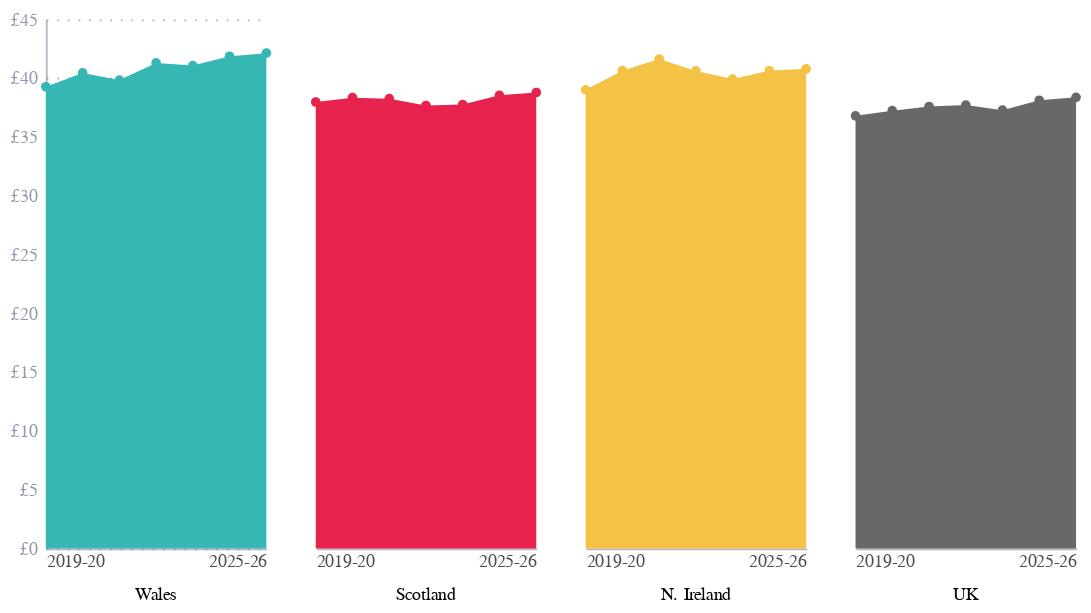

Write notebook code for a chart like this one.
### Markdown cell above
# Fig 6 - alt

### Code cell
df = pd.read_excel("cleaned.xlsx", sheet_name="fig6")
df['series'] = np.where(df['series'] == 'UK avg.', 'UK', df['series'])
df['series'] = np.where(df['series'] == 'N Ireland', 'N. Ireland', df['series'])


height = 300
width = 500

charts = []
for i, series in enumerate(["Wales", "Scotland", "N. Ireland", "UK"]):
    temp = df[df['series'] == series]

    base = alt.Chart(temp).encode(
        x=alt.X("date:T", title="", axis=alt.Axis(ticks=False, labelAngle=0, labelFontSize=10, labelColor="black", labelExpr=("slice(datum.label, 0, 4)+'-'+(parseInt(slice(datum.label, 2, 4))+1)"))),
        y=alt.Y("value:Q", title="", axis=alt.Axis(labelExpr="'£' + datum.label") if i == 0 else None, scale=alt.Scale(domain=[0, 45])),
        color=alt.Color("series:N", legend=None, scale=alt.Scale(domain=['Wales', 'Scotland', 'N. Ireland', 'UK'], range=["#36B7B4","hsl(347, 79.70%, 51.80%)","#F4C245", 'hsl(347, 0%, 40.80%)'])),
    )

    bars = base.mark_area(point=True, opacity=1)

    chart = bars 

    chart = chart.properties(
        title=alt.TitleParams(text=series,
                              fontWeight='normal',
                              fontSize=10,
                              dy=5,
                               anchor='middle', orient='bottom'),
        width=width/4,
    )

    charts.append(chart)

chart = alt.hconcat(*charts, spacing=20)

chart.save("fig6_alt.json")
chart.save("fig6_alt.png", scale_factor=2.0)

chart

### Figure 1 — Vega-Lite specification as saved in the notebook (floating-point values rounded to 4 significant figures)
{"config": {"font": "Circular Std", "mark": {"line": {"interpolate": "monotone"}}, "view": {"stroke": "transparent", "width": 400, "height": 300}, "range": {"category": ["#36B7B4", "#E6224B", "#F4C245", "#0063AF", "#00A767", "#179FDB", "#EB5C2E"], "diverging": ["#E6224B", "#E54753", "#C9C9C9", "#179FDB", "#122B39"], "heatmap": ["#C9C9C9", "#179FDB", "#0063AF", "#122B39"], "ordinal": ["#00A767", "#36B7B4", "#179FDB", "#0063AF", "#243B5A"]}, "axisX": {"domainColor": "#676A86", "domainOpacity": 0.5, "grid": false, "labelAngle": 0, "labelColor": "#676A86", "labelOpacity": 0.7, "orient": "bottom", "tickColor": "#676A86", "tickCount": 10, "tickOpacity": 0.5, "title": false, "titleAlign": "center", "titleAnchor": "middle", "titleColor": "#676A86", "titleFontSize": 12, "titleOpacity": 0.8, "titleY": -15}, "axisY": {"domainColor": "#676A86", "domainOpacity": 0.5, "gridColor": "#676A86", "gridDash": [1, 5], "gridOpacity": 0.5, "labelColor": "#676A86", "labelOpacity": 0.7, "labelPadding": 5, "tickColor": "#676A86", "tickCount": 8, "tickOpacity": 0.5, "ticks": false, "titleAlign": "left", "titleAngle": 0, "titleBaseline": "bottom", "titleColor": "#676A86", "titleFontSize": 12, "titleOpacity": 0.8, "titleX": 0, "titleY": -7}}, "hconcat": [{"data": {"name": "data-cb41c0a7dbecd8b3a2fca4ca5659e872"}, "mark": {"type": "area", "opacity": 1, "point": true}, "encoding": {"color": {"field": "series", "legend": null, "scale": {"domain": ["Wales", "Scotland", "N. Ireland", "UK"], "range": ["#36B7B4", "hsl(347, 79.70%, 51.80%)", "#F4C245", "hsl(347, 0%, 40.80%)"]}, "type": "nominal"}, "x": {"axis": {"labelAngle": 0, "labelColor": "black", "labelExpr": "slice(datum.label, 0, 4)+'-'+(parseInt(slice(datum.label, 2, 4))+1)", "labelFontSize": 10, "ticks": false}, "field": "date", "title": "", "type": "temporal"}, "y": {"axis": {"labelExpr": "'£' + datum.label"}, "field": "value", "scale": {"domain": [0, 45]}, "title": "", "type": "quantitative"}}, "title": {"text": "Wales", "anchor": "middle", "dy": 5, "fontSize": 10, "fontWeight": "normal", "orient": "bottom"}, "width": 125.0}, {"data": {"name": "data-6084e6ca5df45cfe030490d461cfaa19"}, "mark": {"type": "area", "opacity": 1, "point": true}, "encoding": {"color": {"field": "series", "legend": null, "scale": {"domain": ["Wales", "Scotland", "N. Ireland", "UK"], "range": ["#36B7B4", "hsl(347, 79.70%, 51.80%)", "#F4C245", "hsl(347, 0%, 40.80%)"]}, "type": "nominal"}, "x": {"axis": {"labelAngle": 0, "labelColor": "black", "labelExpr": "slice(datum.label, 0, 4)+'-'+(parseInt(slice(datum.label, 2, 4))+1)", "labelFontSize": 10, "ticks": false}, "field": "date", "title": "", "type": "temporal"}, "y": {"axis": null, "field": "value", "scale": {"domain": [0, 45]}, "title": "", "type": "quantitative"}}, "title": {"text": "Scotland", "anchor": "middle", "dy": 5, "fontSize": 10, "fontWeight": "normal", "orient": "bottom"}, "width": 125.0}, {"data": {"name": "data-6e7e28cd47af45be4ac095e6c8fb2560"}, "mark": {"type": "area", "opacity": 1, "point": true}, "encoding": {"color": {"field": "series", "legend": null, "scale": {"domain": ["Wales", "Scotland", "N. Ireland", "UK"], "range": ["#36B7B4", "hsl(347, 79.70%, 51.80%)", "#F4C245", "hsl(347, 0%, 40.80%)"]}, "type": "nominal"}, "x": {"axis": {"labelAngle": 0, "labelColor": "black", "labelExpr": "slice(datum.label, 0, 4)+'-'+(parseInt(slice(datum.label, 2, 4))+1)", "labelFontSize": 10, "ticks": false}, "field": "date", "title": "", "type": "temporal"}, "y": {"axis": null, "field": "value", "scale": {"domain": [0, 45]}, "title": "", "type": "quantitative"}}, "title": {"text": "N. Ireland", "anchor": "middle", "dy": 5, "fontSize": 10, "fontWeight": "normal", "orient": "bottom"}, "width": 125.0}, {"data": {"name": "data-efa76aa2e7c777523d20df5cf5e6c736"}, "mark": {"type": "area", "opacity": 1, "point": true}, "encoding": {"color": {"field": "series", "legend": null, "scale": {"domain": ["Wales", "Scotland", "N. Ireland", "UK"], "range": ["#36B7B4", "hsl(347, 79.70%, 51.80%)", "#F4C245", "hsl(347, 0%, 40.80%)"]}, "type": "nominal"}, "x": {"axis": {"labelAngle": 0, "labelColor": "black", "labelExpr": "slice(datum.label, 0, 4)+'-'+(parseInt(slice(datum.label, 2, 4))+1)", "labelFontSize": 10, "ticks": false}, "field": "date", "title": "", "type": "temporal"}, "y": {"axis": null, "field": "value", "scale": {"domain": [0, 45]}, "title": "", "type": "quantitative"}}, "title": {"text": "UK", "anchor": "middle", "dy": 5, "fontSize": 10, "fontWeight": "normal", "orient": "bottom"}, "width": 125.0}], "spacing": 20, "$schema": "https://vega.github.io/schema/vega-lite/v5.8.0.json", "datasets": {"data-cb41c0a7dbecd8b3a2fca4ca5659e872": [{"date": "2019-01-01T00:00:00", "date_label": "2019-20", "series": "Wales", "value": 39.27}, {"date": "2020-01-01T00:00:00", "date_label": "2020-21", "series": "Wales", "value": 40.45}, {"date": "2021-01-01T00:00:00", "date_label": "2021-22", "series": "Wales", "value": 39.84}, {"date": "2022-01-01T00:00:00", "date_label": "2022-23", "series": "Wales", "value": 41.3}, {"date": "2023-01-01T00:00:00", "date_label": "2023-24", "series": "Wales", "value": 41.07}, {"date": "2024-01-01T00:00:00", "date_label": "2023-25", "series": "Wales", "value": 41.87}, {"date": "2025-01-01T00:00:00", "date_label": "2025-26", "series": "Wales", "value": 42.13}], "data-6084e6ca5df45cfe030490d461cfaa19": [{"date": "2019-01-01T00:00:00", "date_label": "2019-20", "series": "Scotland", "value": 37.97}, {"date": "2020-01-01T00:00:00", "date_label": "2020-21", "series": "Scotland", "value": 38.35}, {"date": "2021-01-01T00:00:00", "date_label": "2021-22", "series": "Scotland", "value": 38.26}, {"date": "2022-01-01T00:00:00", "date_label": "2022-23", "series": "Scotland", "value": 37.68}, {"date": "2023-01-01T00:00:00", "date_label": "2023-24", "series": "Scotland", "value": 37.76}, {"date": "2024-01-01T00:00:00", "date_label": "2023-25", "series": "Scotland", "value": 38.54}, {"date": "2025-01-01T00:00:00", "date_label": "2025-26", "series": "Scotland", "value": 38.78}], "data-6e7e28cd47af45be4ac095e6c8fb2560": [{"date": "2019-01-01T00:00:00", "date_label": "2019-20", "series": "N. Ireland", "value": 39.01}, {"date": "2020-01-01T00:00:00", "date_label": "2020-21", "series": "N. Ireland", "value": 40.64}, {"date": "2021-01-01T00:00:00", "date_label": "2021-22", "series": "N. Ireland", "value": 41.64}, {"date": "2022-01-01T00:00:00", "date_label": "2022-23", "series": "N. Ireland", "value": 40.62}, {"date": "2023-01-01T00:00:00", "date_label": "2023-24", "series": "N. Ireland", "value": 39.92}, {"date": "2024-01-01T00:00:00", "date_label": "2023-25", "series": "N. Ireland", "value": 40.64}, {"date": "2025-01-01T00:00:00", "date_label": "2025-26", "series": "N. Ireland", "value": 40.8}], "data-efa76aa2e7c777523d20df5cf5e6c736": [{"date": "2019-01-01T00:00:00", "date_label": "2019-20", "series": "UK", "value": 36.8}, {"date": "2020-01-01T00:00:00", "date_label": "2020-21", "series": "UK", "value": 37.24}, {"date": "2021-01-01T00:00:00", "date_label": "2021-22", "series": "UK", "value": 37.6}, {"date": "2022-01-01T00:00:00", "date_label": "2022-23", "series": "UK", "value": 37.71}, {"date": "2023-01-01T00:00:00", "date_label": "2023-24", "series": "UK", "value": 37.28}, {"date": "2024-01-01T00:00:00", "date_label": "2023-25", "series": "UK", "value": 38.12}, {"date": "2025-01-01T00:00:00", "date_label": "2025-26", "series": "UK", "value": 38.37}]}}
